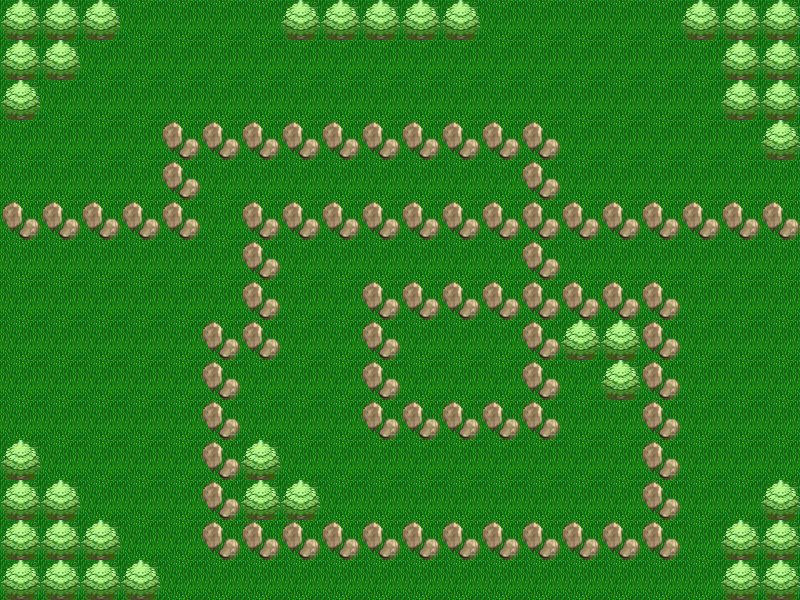

This game map was drawn from its Tiled (.tmx) file and the tilesets committed beside it. A one-line description and the trimmed map source follow:
An orthogonal 20x15 tile map with 40x40 px tiles, 1 tile layer (Tile Layer 1).

<map version="1.0" orientation="orthogonal" width="20" height="15" tilewidth="40" tileheight="40">
 <tileset firstgid="1" name="Tiles" tilewidth="40" tileheight="40">
  <image source="TileSet.bmp" width="120" height="40" />
  <tile id="1">
   <properties>
    <property name="road" value="true" />
   </properties>
  </tile>
  <tile id="2">
   <properties>
    <property name="unbuildable" value="true" />
   </properties>
  </tile>
 </tileset>
 <layer name="Tile Layer 1" width="20" height="15">
  <data>[300 cells, 300 non-empty, 3 distinct tile ids]</data>
 </layer>
</map>
